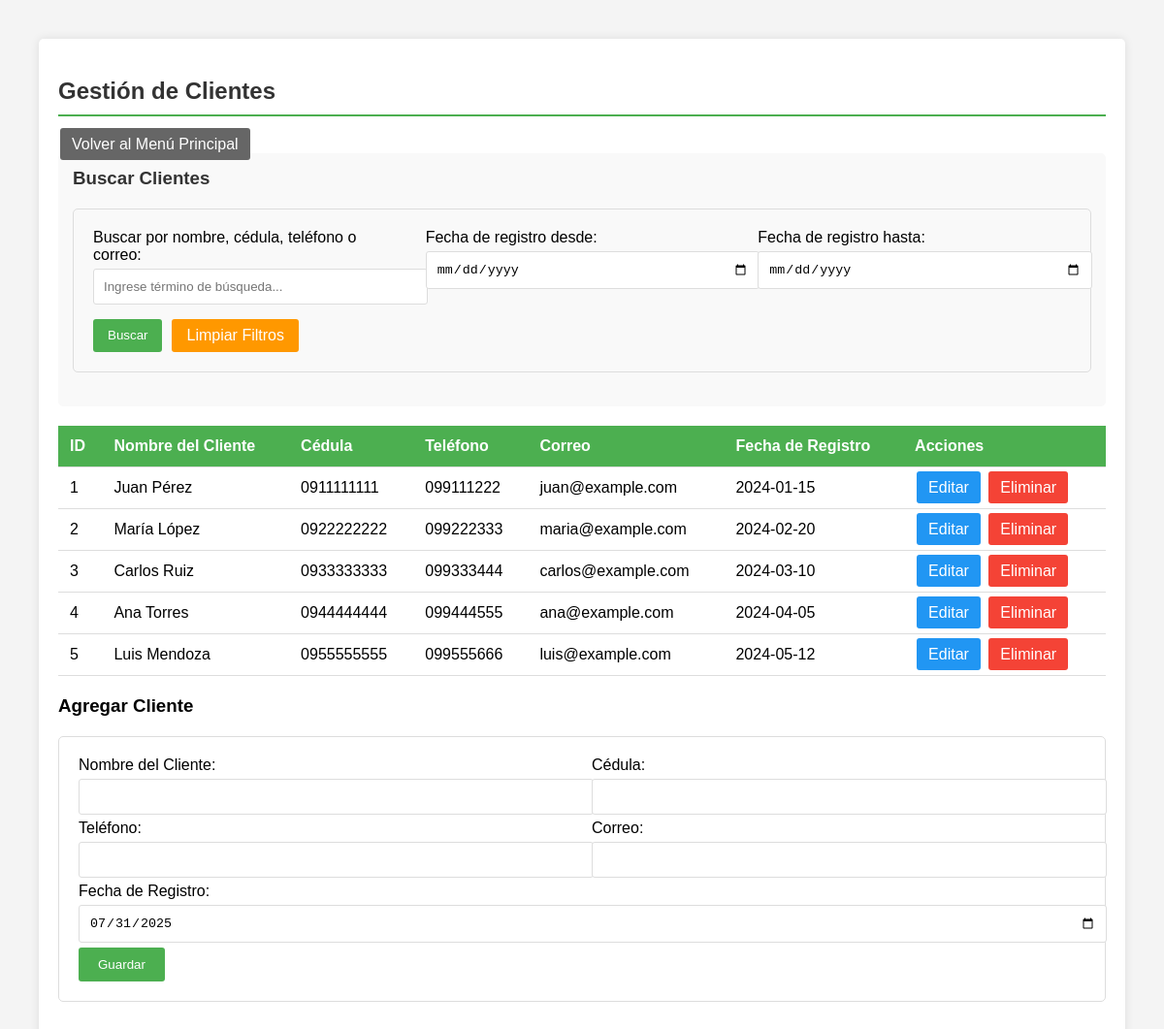
/WEB/FARMACIA/crud_clientes.php (signed in), run on the app's committed database.
### tables this page shows
CREATE TABLE `cliente` (
  `id_cliente` int(11) NOT NULL,
  `nombre_cliente` varchar(100) DEFAULT NULL,
  `cedula` varchar(10) DEFAULT NULL,
  `telefono` varchar(20) DEFAULT NULL,
  `correo` varchar(100) DEFAULT NULL,
  `fecha_registro` date DEFAULT NULL
);

### WEB/FARMACIA/crud_clientes.php (the view, shortened to what this page needs)
<?php
include 'config.php';
$rol = $_SESSION['rol'];
$busqueda = isset($_GET['buscar']) ? trim($_GET['buscar']) : '';
$filtro_fecha_desde = isset($_GET['fecha_desde']) ? $_GET['fecha_desde'] : '';
$filtro_fecha_hasta = isset($_GET['fecha_hasta']) ? $_GET['fecha_hasta'] : '';
$sql = "SELECT * FROM Cliente WHERE 1=1";
$sql .= " ORDER BY id_cliente";
$result = $conn->query($sql);
$edit = null;
$solo_lectura = ($rol == 'Supervisor');
?>
<!DOCTYPE html>
<html>
<head>
</head>
<body>
<div class="container">
    <h2>Gestión de Clientes</h2>
    <a href="index.php" class="btn btn-back">Volver al Menú Principal</a>
    <div class="search-form">
        <h3>Buscar Clientes</h3>
        <form method="get" action="">
            <div class="form-row">
                <div class="form-group">
                    <label>Buscar por nombre, cédula, teléfono o correo:</label>
                    <input type="text" name="buscar" value="<?= htmlspecialchars($busqueda) ?>" placeholder="Ingrese término de búsqueda...">
                </div>
                <div class="form-group">
                    <label>Fecha de registro desde:</label>
                    <input type="date" name="fecha_desde" value="<?= htmlspecialchars($filtro_fecha_desde) ?>">
                </div>
                <div class="form-group">
                    <label>Fecha de registro hasta:</label>
                    <input type="date" name="fecha_hasta" value="<?= htmlspecialchars($filtro_fecha_hasta) ?>">
                </div>
            </div>
            <div class="search-buttons">
                <input type="submit" value="Buscar" class="btn-search">
                <a href="crud_clientes.php" class="btn-clear">Limpiar Filtros</a>
            </div>
        </form>
    </div>
    <table>
        <tr>
            <th>ID</th>
            <th>Nombre del Cliente</th>
            <th>Cédula</th>
            <th>Teléfono</th>
            <th>Correo</th>
            <th>Fecha de Registro</th>
            <?php if (!$solo_lectura): ?><th>Acciones</th><?php endif; ?>
        </tr>
        <?php while($row = $result->fetch_assoc()): ?>
        <tr>
            <td><?= $row['id_cliente'] ?></td>
            <td><?= htmlspecialchars($row['nombre_cliente']) ?></td>
            <td><?= htmlspecialchars($row['cedula']) ?></td>
            <td><?= htmlspecialchars($row['telefono']) ?></td>
            <td><?= htmlspecialchars($row['correo']) ?></td>
            <td><?= $row['fecha_registro'] ?></td>
            <?php if (!$solo_lectura): ?>
            <td>
                <a href="?editar=<?= $row['id_cliente'] ?>" class="btn btn-edit">Editar</a>
                <a href="?eliminar=<?= $row['id_cliente'] ?>" class="btn btn-delete" onclick="return confirm('¿Estás seguro de eliminar este cliente?')">Eliminar</a>
            </td>
            <?php endif; ?>
        </tr>
        <?php endwhile; ?>
    </table>
    <?php if (!$solo_lectura): ?>
    <h3><?= $edit ? 'Editar' : 'Agregar' ?> Cliente</h3>
    <form method="post">
        <div class="form-row">
            <div class="form-group">
                <label>Nombre del Cliente:</label>
                <input type="text" name="nombre_cliente" value="<?= htmlspecialchars($edit['nombre_cliente'] ?? '') ?>" required>
            </div>
            <div class="form-group">
                <label>Cédula:</label>
                <input type="text" name="cedula" value="<?= htmlspecialchars($edit['cedula'] ?? '') ?>" required>
            </div>
        </div>
        <div class="form-row">
            <div class="form-group">
                <label>Teléfono:</label>
                <input type="text" name="telefono" value="<?= htmlspecialchars($edit['telefono'] ?? '') ?>" required>
            </div>
            <div class="form-group">
                <label>Correo:</label>
                <input type="email" name="correo" value="<?= htmlspecialchars($edit['correo'] ?? '') ?>" required>
            </div>
        </div>
        <div class="form-group">
            <label>Fecha de Registro:</label>
            <input type="date" name="fecha_registro" value="<?= $edit['fecha_registro'] ?? date('Y-m-d') ?>" required>
        </div>
        <input type="submit" value="<?= $edit ? 'Actualizar' : 'Guardar' ?>">
    </form>
    <?php endif; ?>
</div>
</body>
</html>

### WEB/FARMACIA/crud_clientes.php (style rules this page uses)
body { font-family: Arial, sans-serif; margin: 40px; background-color: #f4f4f4; }
.container { max-width: 1200px; margin: 0 auto; background-color: white; padding: 20px; border-radius: 5px; box-shadow: 0 0 10px rgba(0,0,0,0.1); }
h2 { color: #333; border-bottom: 2px solid #4CAF50; padding-bottom: 10px; }
table { width: 100%; border-collapse: collapse; margin: 20px 0; }
th, td { padding: 12px; text-align: left; border-bottom: 1px solid #ddd; }
th { background-color: #4CAF50; color: white; }
.btn { padding: 8px 12px; text-decoration: none; border-radius: 3px; margin: 2px; }
.btn-edit { background-color: #2196F3; color: white; }
.btn-delete { background-color: #f44336; color: white; }
.btn-back { background-color: #666; color: white; }
.btn-search { background-color: #4CAF50; color: white; }
.btn-clear { background-color: #ff9800; color: white; }
form { margin: 20px 0; padding: 20px; border: 1px solid #ddd; border-radius: 5px; }
input[type="text"], input[type="email"], input[type="date"] { width: 100%; padding: 10px; margin: 5px 0; border: 1px solid #ddd; border-radius: 3px; }
input[type="submit"] { background-color: #4CAF50; color: white; padding: 10px 20px; border: none; border-radius: 3px; cursor: pointer; }
.form-row { display: flex; gap: 20px; }
.form-group { flex: 1; }
.search-form { background-color: #f9f9f9; padding: 15px; border-radius: 5px; margin-bottom: 20px; }
.search-form h3 { margin-top: 0; color: #333; }
.search-buttons { display: flex; gap: 10px; margin-top: 10px; }
.search-buttons input[type="submit"] { padding: 8px 15px; }
.search-buttons a { padding: 8px 15px; text-decoration: none; border-radius: 3px; }

### data on the page
cliente: id_cliente "1", nombre_cliente "Juan Pérez", cedula "0911111111", telefono "099111222", correo "juan@example.com", fecha_registro "2024-01-15"
cliente: id_cliente "2", nombre_cliente "María López", cedula "0922222222", telefono "099222333", correo "maria@example.com", fecha_registro "2024-02-20"
cliente: id_cliente "3", nombre_cliente "Carlos Ruiz", cedula "0933333333", telefono "099333444", correo "carlos@example.com", fecha_registro "2024-03-10"
cliente: id_cliente "4", nombre_cliente "Ana Torres", cedula "0944444444", telefono "099444555", correo "ana@example.com", fecha_registro "2024-04-05"
cliente: id_cliente "5", nombre_cliente "Luis Mendoza", cedula "0955555555", telefono "099555666", correo "luis@example.com", fecha_registro "2024-05-12"
